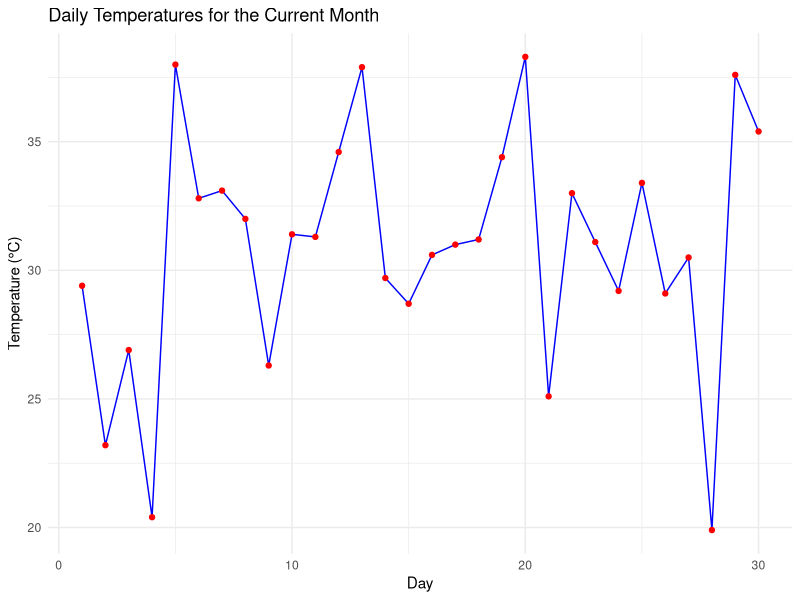

Source code (R):
# Generating Sample Data for 30 days
days <- 1:30 
# Mean temperature of 30°C with a standard deviation of 5
temperatures <- round(rnorm(30, mean = 30, sd = 5), 1)

# Create a data frame
weather_data <- data.frame(day = days, temperature = temperatures)

# Calculating Average Temperature
average_temperature <- mean(weather_data$temperature)

# Generating a Graph
# Load the ggplot2 package
library(ggplot2)

# Create the temperature plot
ggplot(weather_data, aes(x = day, y = temperature)) +
  geom_line(color = "blue") +
  geom_point(color = "red") +
  labs(title = "Daily Temperatures for the Current Month",
       x = "Day",
       y = "Temperature (°C)") +
  theme_minimal()

# Dynamic Report according to the weather
report <- sprintf("Weather Report for the Current Month:
The average temperature recorded for the current month is %.1f°C. The daily
temperature readings were recorded consistently throughout the month. The graph
below shows the daily temperatures recorded.On average, the temperatures 
fluctuated around 30°C with a few notable variations. The highest temperature 
recorded was %.1f°C, and the lowest was %.1f°C.The data collected provides 
valuable insights into the weather patterns for this month, which can be used 
for further analysis and forecasting. Please refer to the attached graph for a
visual representation of the daily temperatures recorded.", average_temperature,
                  max(weather_data$temperature), min(weather_data$temperature))

cat(report)
